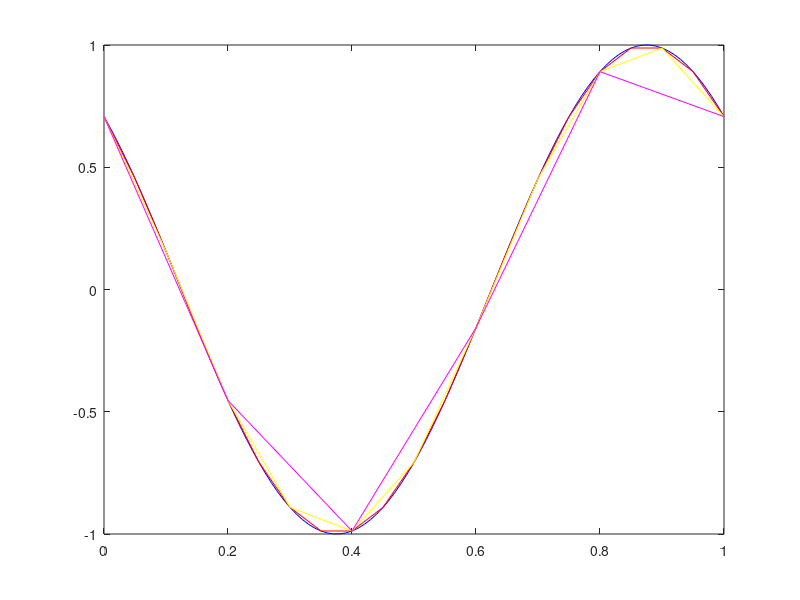
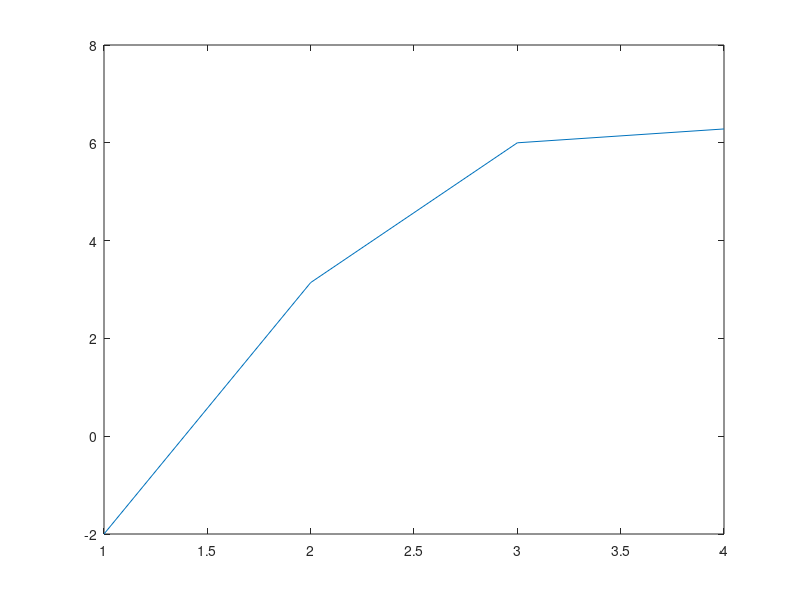
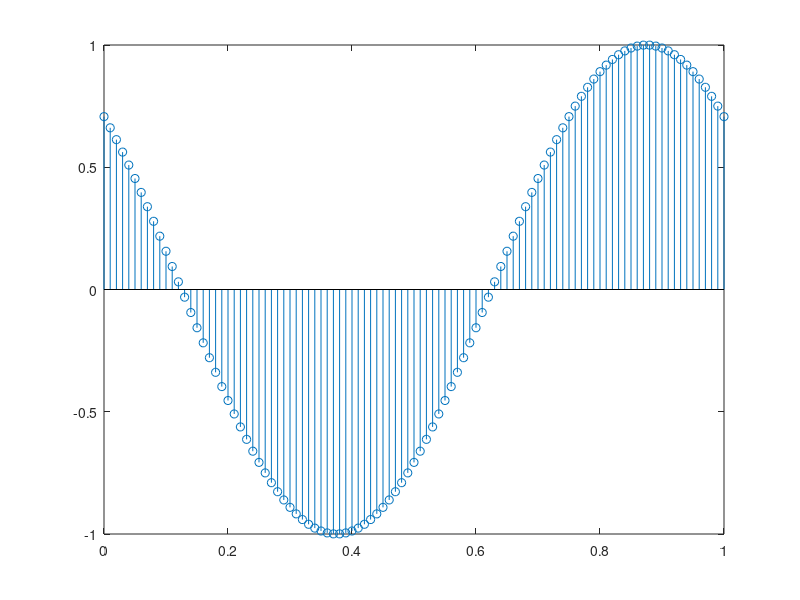

Here is the MATLAB script that generated these plots, in order:
%Part 1
%part c
% 
% tic; 
% a = [1 2 3 4]
% toc
% 
% %consumes less time
% tic;
% a = [1 2 3 4];
% toc;

%when we do not need to display the result, we can use ";"
%Elapsed time is 0.000287 seconds.
disp('a = [0:0.1:10]; result of a')
tic;
a = [0:0.1:10];
toc

%when we do not need to display the result, we can use ";"
%Elapsed time is 0.000287 seconds.
disp('a = [0:0.1:10] result of a')
tic;
a = [0:0.1:10]
toc

disp('for loop result of a')
i = (10-0)/0.1
a = [];

%Elapsed time is 0.006175 seconds.
tic; 
for j = 0:i
    a(j+1) = 0.1*j;
end
toc
a
%Answer: for loop takes more time than a = [0:0.1:10];


%now, allocate memort to a first
%Elapsed time is 0.000748 seconds.
disp('after memory allocation')
a = zeros(1,(10-0)/0.1 + 1);
i = (10-0)/0.1
tic; 
for j = 0:i
    a(j+1) = 0.1*j;
end
toc
%with memory allocation, it takes more time 

%Answer: using [0:0.1:10] is the method for consuming the least time 

%part l 
%m,n
t=[0:0.01:3];
x=2*cos(2*pi*t);

%figure
%plot(x);

%figure
%plot(t,x);

%dots are connected with line 
%figure
%plot(t,x,'-*');

%dots are seperate
%figure
%plot(t,x,'*');


%xlim = [xmin xmax]
%ylim = [ymin ymax]
%grid ????

%[tmin:interval:tmax]
t = [0:0.1:10]
%linspace(tmin,tmax,number of terms including tmin and tmax)
t = linspace(0,10,101)

%part r-s
t=[0:0.01:1];
x=cos(2*pi*t+pi/4);
figure;
plot(t,x,'-b');
hold on
t=[0:0.05:1];
x=cos(2*pi*t+pi/4);
plot(t,x,'-r');

t=[0:0.1:1];
x=cos(2*pi*t+pi/4);
plot(t,x,'-y');

t=[0:0.2:1];
x=cos(2*pi*t+pi/4);
plot(t,x,'-m');

%t=[0:0.01:1]; is the best choice

%x part
t=[1 2 3 4];
x = [-2 pi 6 2*pi];
figure;
plot(t,x);

figure;
t=[0:0.01:1];
x=cos(2*pi*t+pi/4);
%for discrete-time functions, stem is better
stem(t,x);